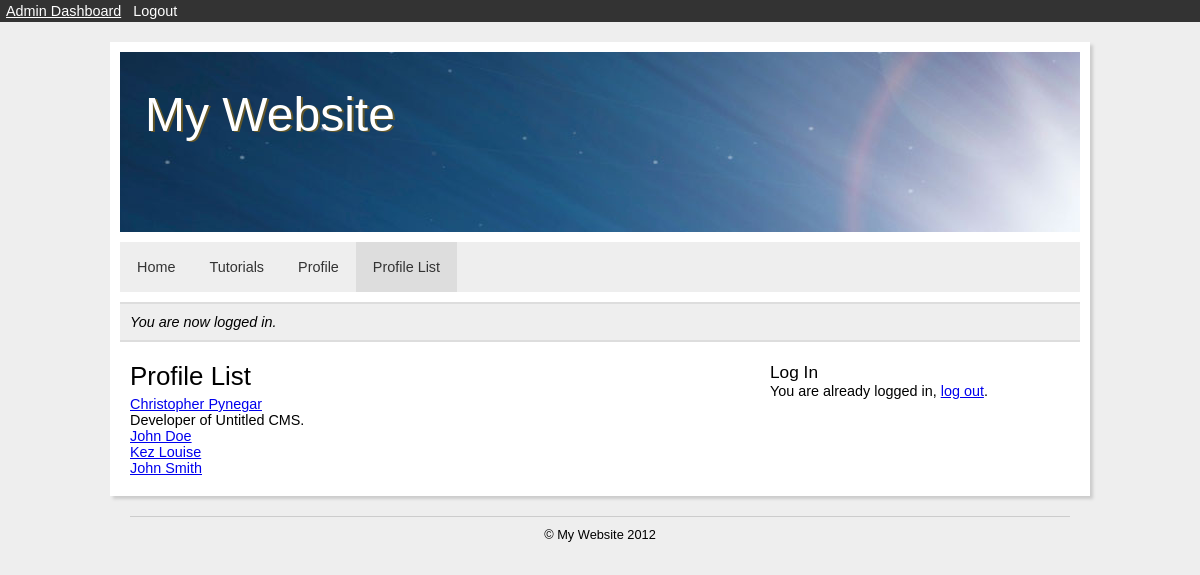
Screenshot of /index.php?a=profile-list (signed in) with the database file from the repository.
### tables this page shows
CREATE TABLE IF NOT EXISTS `tbl_settings` (
  `id` int(11) NOT NULL AUTO_INCREMENT,
  `website_name` varchar(100) NOT NULL,
  `tagline` varchar(100) NOT NULL,
  `keywords` varchar(255) NOT NULL,
  `description` varchar(255) NOT NULL,
  `offline` int(1) NOT NULL,
  `offline_message` varchar(255) NOT NULL,
  `editor` int(11) NOT NULL,
  `use_htaccess` int(1) NOT NULL,
  `debug_mode` int(1) NOT NULL,
  `date_modified` datetime NOT NULL,
  PRIMARY KEY (`id`)
);

CREATE TABLE IF NOT EXISTS `tbl_menu_items` (
  `id` int(11) NOT NULL AUTO_INCREMENT,
  `menu` int(11) NOT NULL,
  `type` int(11) NOT NULL,
  `name` varchar(100) NOT NULL,
  `alias` varchar(100) NOT NULL,
  `access` varchar(20) NOT NULL,
  `website_title` varchar(255) NOT NULL,
  `position` int(3) NOT NULL,
  `parameters` text NOT NULL,
  `date_modified` datetime NOT NULL,
  `date_created` datetime NOT NULL,
  PRIMARY KEY (`id`)
);

CREATE TABLE IF NOT EXISTS `tbl_users` (
  `id` int(11) NOT NULL AUTO_INCREMENT,
  `permission` int(11) NOT NULL,
  `username` varchar(20) NOT NULL,
  `password` varchar(40) NOT NULL,
  `email` varchar(255) NOT NULL,
  `first_name` varchar(50) NOT NULL,
  `last_name` varchar(50) NOT NULL,
  `bio` text NOT NULL,
  `url` varchar(200) NOT NULL,
  `gender` varchar(1) NOT NULL,
  `status` varchar(50) NOT NULL,
  `email_notifications` int(1) NOT NULL,
  `enabled` int(1) NOT NULL,
  `date_modified` datetime NOT NULL,
  `date_created` datetime NOT NULL,
  PRIMARY KEY (`id`)
);

CREATE TABLE IF NOT EXISTS `tbl_module_items` (
  `id` int(11) NOT NULL AUTO_INCREMENT,
  `type` int(11) NOT NULL,
  `name` varchar(50) NOT NULL,
  `position` int(3) NOT NULL,
  `parameters` text NOT NULL,
  `date_modified` datetime NOT NULL,
  `date_created` datetime NOT NULL,
  PRIMARY KEY (`id`)
);

### library/core/session.php (called while the page is built, shortened)
<?php
class Session {
	private $logged_in = false;
	public function is_logged_in() {
		return $this->logged_in;
	}
	private function check_login() {
		if(isset($_SESSION['user_id'])) {
			$this->user_id = $_SESSION['user_id'];
			$this->logged_in = true;
		} else {
			unset($this->user_id);
			$this->logged_in = false;
		}
	}
}
$session = new Session();
?>

### library/core/mysql.php (called while the page is built, shortened)
<?php
class MySQL {
	private $connection;
	public function open_connection() {
		$this->connection = mysql_connect(DATABASE_SERVER, DATABASE_USERNAME, DATABASE_PASSWORD);
		if(!$this->connection) {
			die("MySQL connection failed: " . mysql_error());
		} else {
			$db_select = mysql_select_db(DATABASE_NAME, $this->connection);
		}
	}
	public function query($sql) {
		$result = mysql_query($sql, $this->connection);
		return $result;
	}
	public function fetch_array($result) {
		return mysql_fetch_array($result);
	}
}
$database = new MySQL();
?>

### library/core/core.php (called while the page is built, shortened)
<?php
class Core {
	protected static $table_name;
	public static function instantiate($record) {
		$object = new $class_name;
		foreach($record as $attribute => $value) {
			if($object->has_attribute($attribute)) {
				$object->$attribute = $value;
			}
		}
		return $object;
	}
	public static function find_by_id($id=0) {
		$result_array = static::find_by_sql("SELECT * FROM " . DATABASE_TBL_PREFIX . static::$table_name . " WHERE id={$id} LIMIT 1");
		return !empty($result_array) ? array_shift($result_array) : false;
	}
	public static function find_by_sql($sql="") {
		global $database;
		$result = $database->query($sql);
		$object_array = array();
		while($row = $database->fetch_array($result)) {
			$object_array[] = static::instantiate($row);
		}
		return $object_array;
	}
	private function has_attribute($attribute) {
		$object_vars = get_object_vars($this);
		return array_key_exists($attribute, $object_vars);
	}
}
?>

### library/core/permission.php (called while the page is built, shortened)
<?php
class Permission extends Core {
	public static function get_access_level() {
		global $session;
		$user = User::find_by_id($session->user_id);
		$permission = Permission::find_by_id($user->permission);
		return $permission->access;
	}
}
?>

### index.php (called while the page is built, shortened)
<?php
require_once('library/load.php');
require(SITE_ROOT.'library/core/website.php');
require(PUBLIC_TEMPLATE.'index.php');
?>

### library/core/setting.php (called while the page is built, shortened)
<?php
class Setting extends Core {
	public static function debug_mode() {
		if($setting = Setting::find_by_id(1)) {
			if($setting->debug_mode == 1) {
				ini_set('display_errors', true);
			} else {
				ini_set('display_errors', false);
			}
		} else {
			die('Could not retrieve settings.');
		}
	}
}
Setting::debug_mode();
?>

### library/load.php (called while the page is built, shortened)
<?php
if(DATABASE_TYPE == 'MySQL') {
	require_once(LIBRARY_PATH.'core'.DS.'mysql.php');
} elseif(DATABASE_TYPE == 'MySQLi') {
	require_once(LIBRARY_PATH.'core'.DS.'mysqli.php');
}
require_once(LIBRARY_PATH.DS.'core'.DS.'session.php');
require_once(LIBRARY_PATH.DS.'core'.DS.'core.php');
require_once(LIBRARY_PATH.DS.'core'.DS.'setting.php');
require_once(LIBRARY_PATH.DS.'core'.DS.'menu-item.php');
require_once(LIBRARY_PATH.DS.'core'.DS.'module-item.php');
require_once(LIBRARY_PATH.DS.'core'.DS.'permission.php');
require_once(LIBRARY_PATH.DS.'core'.DS.'user.php');
?>

### library/core/menu-item.php (called while the page is built, shortened)
<?php
class MenuItem extends Core {
	public static $table_name = 'menu_items';
	public static function find_by_alias($alias) {
		$result_array = self::find_by_sql("SELECT * FROM " . DATABASE_TBL_PREFIX . self::$table_name . " WHERE alias='{$alias}' LIMIT 1");
		return !empty($result_array) ? array_shift($result_array) : false;
	}
	public static function find_permitted_items($menu) {
		global $session;
		if(!$session->is_logged_in()) {
			return static::find_by_sql("SELECT * FROM " . DATABASE_TBL_PREFIX . static::$table_name . " WHERE menu='{$menu}' AND access='public' OR access='all' ORDER BY position ASC");
		} elseif($session->is_logged_in()) {
			if(Permission::get_access_level() <= 2) {
				return static::find_by_sql("SELECT * FROM " . DATABASE_TBL_PREFIX . static::$table_name . " WHERE menu='{$menu}' AND access='special' OR access='loggedin' OR access='all' ORDER BY position ASC");
			} else {
				return static::find_by_sql("SELECT * FROM " . DATABASE_TBL_PREFIX . static::$table_name . " WHERE menu='{$menu}' AND access='loggedin' OR access='all' ORDER BY position ASC");
			}
		}
	}
}
?>

### library/core/user.php (called while the page is built, shortened)
<?php
class User extends Core {
	protected static $table_name = 'users';
	public $first_name;
	public $last_name;
	public function fullname() {
		if(isset($this->first_name) && isset($this->last_name)) {
			return $this->first_name.' '.$this->last_name;
		} else {
			return NULL;
		}
	}
	public static function find_all_enabled() {
		return self::find_by_sql("SELECT * FROM " . DATABASE_TBL_PREFIX . self::$table_name . " WHERE enabled=1 ORDER BY id ASC");
	}
}
?>

### library/core/module-item.php (called while the page is built, shortened)
<?php
class ModuleItem extends Core {
	public static $table_name = 'module_items';
	public static function find_permitted_items() {
		return static::find_by_sql("SELECT * FROM " . DATABASE_TBL_PREFIX . static::$table_name . " ORDER BY position ASC");
	}
}
?>

### components/users/profilelist/menu-output.php (the view, shortened to what this page needs)
<?php
$users = User::find_all_enabled();
foreach($users as $user):
?>
<div class="profile-list">
	<div class="profile-name">
		<a href="index.php?system=profile&amp;id=<?php echo $user->id; ?>"><?php echo $user->fullname(); ?></a>
	</div>
	<div class="profile-bio">
		<?php echo $user->bio; ?>
	</div>
</div>
<?php endforeach; ?>

### library/core/website.php (shortened to what this page needs)
<?php
class Website extends Core {
	public function head() {
		if(isset($_GET['a'])) {
			if($menuitem = MenuItem::find_by_alias($_GET['a'])) {
				$menutype = MenuType::find_by_id($menuitem->type);
				$title = $menuitem->website_title;
			}
		} elseif(isset($_GET['system'])) {
			$title = NULL;
		} elseif(!$_GET) {
			$menuitem = MenuItem::find_by_id(1);
			$menutype = MenuType::find_by_id($menuitem->type);
			$title = $menuitem->website_title;
		}
	}
	public function admin($built_in_css = TRUE) {
		global $session;
		if(!$session->is_logged_in()) {
		} else {
			$permission = Permission::get_access_level();
			if($permission < 4) {
			} else {
				include('views/admin.php');
				$view = ob_get_clean();
				echo $view;
			}
		}
	}
	public function name() {
		$settings = Setting::find_by_id(1);
		echo $settings->website_name;
	}
	public function main_menu($menuclass = 'nav', $itemclass = 'item') {
		$items = MenuItem::find_permitted_items(1);
		include('views/main-menu.php');
		$view = ob_get_clean();
		echo $view;
	}
	public function content() {
		if(isset($_GET['a'])) {
			if($menuitem = MenuItem::find_by_alias($_GET['a'])) {
				$menutype = MenuType::find_by_id($menuitem->type);
				$view = '<h2>'.$menuitem->name.'</h2>';
				include(SITE_ROOT.'components/'.$menutype->directory.'/menu-output.php');
				$view .= ob_get_clean();
				echo $view;
			} else {
				redirect('404.php');
			}
		}
	}
	public function modules() {
		$modules = ModuleItem::find_permitted_items();
		include('views/modules.php');
		$view = ob_get_clean();
		echo $view;
	}
}
?>

### views/main-menu.php (shortened to what this page needs)
<ul class="<?php echo $menuclass; ?>">
	<?php foreach($items as $item): ?>
	<?php
		if(isset($_GET['a'])) {
			if($_GET['a'] == $item->alias) {
				$selected = ' selected';
			} else {
				$selected = NULL;
			}
		} elseif(!isset($_GET['a']) && $item->id == 1) {
			$selected = ' selected';
		} else {
			$selected = NULL;
		}
	?>
	<li><a href="index.php?a=<?php echo $item->alias; ?>" class="<?php echo $itemclass.$selected; ?>"><?php echo $item->name; ?></a></li>
	<?php endforeach; ?>
</ul>

### views/modules.php (shortened to what this page needs)
<ul class="modules">
<?php
	foreach($modules as $module):
	$type = Module::find_by_id($module->type);
?>
	<li class="module">
		<h3><?php echo $module->name; ?></h3>
		<?php require('components/'.$type->directory.'/module-output.php'); ?>
	</div>
<?php endforeach; ?>

### components/users/login/module-output.php (shortened to what this page needs)
<?php
global $session;
?>
<?php if($session->is_logged_in()): ?>
<p>You are already logged in, <a href="components/users/login/process.php?a=<?php echo $_GET['a']; ?>&amp;logout=true" title="Log out">log out</a>.</p>
<?php endif; ?>

### templates/public/default/css/style.css (style rules this page uses)
body { font: 1em Arial, Helvetica, Sans-Serif; background: #EEE; }
.nav { overflow: hidden; text-align: center; background: #EEE; width: 960px; margin: 10px auto; }
.nav li { float: left; }
.nav li a, .nav li a:link, .nav li a:visited { display: block; padding: 17px; font-size: .9em; text-decoration: none; color: #333; }
.nav li a.selected { background: #DDD; }
.content h2 { font-size: 1.8em; padding: 0px 0px 5px 0px; }
.sidebar h3 { font-size: 1.2em; }

### rows the page displays
tbl_settings: website_name "My Website My Website"
tbl_menu_items: name "Home"
tbl_menu_items: name "Tutorials"
tbl_menu_items: name "Profile"
tbl_menu_items: name "Profile List"
tbl_users: $user->fullname() "Christopher Pynegar", bio "Developer of Untitled CMS."
tbl_users: $user->fullname() "John Doe"
tbl_users: $user->fullname() "Kez Louise"
tbl_users: $user->fullname() "John Smith"
tbl_module_items: name "Log In"

### other values shown
$_SESSION['message'] "You are now logged in."
